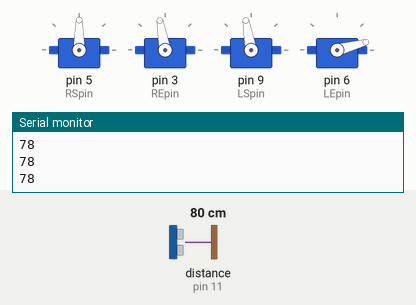
Recording of a sketch running on a simulated Arduino Uno, built with avr-gcc and run on an emulated ATmega328P. On the bench: 4 × servo, the last lines printed to the serial monitor. Wiring (inferred from the names in the program): ultrasonic range finder: trigger pin 10; echo pin 11. The inputs (shaded band) are chosen by the test bench; at power-on: distance to the obstacle (sensor on pin 11) 80 cm. The echo pulse lasts 58.3 µs per cm.

Above: at 6.2 s.
6.3 s: distance to the obstacle (sensor on pin 11) set to 2 cm
At 6.42 s:
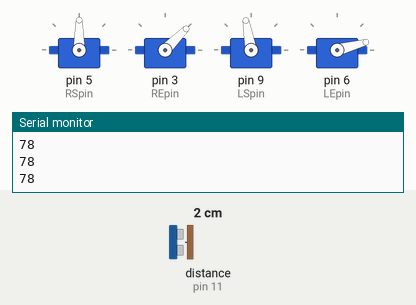
At 7.03 s:
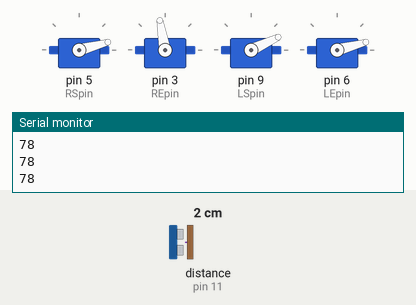
9.3 s: distance to the obstacle (sensor on pin 11) set to 9 cm
12.3 s: distance to the obstacle (sensor on pin 11) set to 12 cm
At 12.46 s:
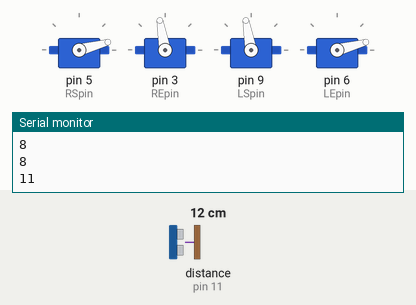
Timing chart, 0 to 21.3 s (numbered marks = the images above; inputs shaded):
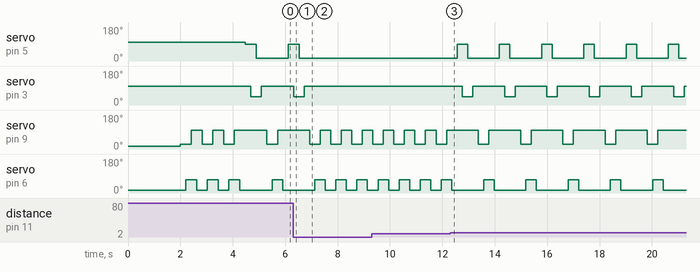

The sketch:

Clawing_Bot.ino
```cpp
#include <Servo.h>
#include <math.h>

const byte trigPin = 10;
const byte echoPin = 11;

Servo rightShoulder;
Servo rightElbow;
Servo leftShoulder;
Servo leftElbow;

const int RSpin = 5;
const int REpin = 3;
const int LSpin = 9;
const int LEpin = 6;

const int movedelay = 200;

int distance;
float duration;
int noiseCount = 0;

void setup() {
  pinMode(trigPin, OUTPUT);
  pinMode(echoPin, INPUT);      //distance sensor pins

  pinMode(RSpin, OUTPUT);
  pinMode(REpin, OUTPUT);       //shoulder/knee pins
  pinMode(LSpin, OUTPUT);
  pinMode(LEpin, OUTPUT);

  Serial.begin(9600);

  rightShoulder.attach(RSpin);
  rightElbow.attach(REpin);
  leftShoulder.attach(LSpin);
  leftElbow.attach(LEpin);

  initialize();
  delay(1000);


}

void l() {
  rightShoulder.write(90);
  distance = calculateDistance();
  delay(movedelay);
  rightElbow.write(45);
  distance = calculateDistance();
  delay(movedelay);
  rightShoulder.write(15);
  distance = calculateDistance();
  delay(movedelay);
  rightElbow.write(100);
  distance = calculateDistance();
  delay(movedelay);
}

void r() {
  leftShoulder.write(25);
  distance = calculateDistance();
  delay(movedelay);
  leftElbow.write(70);
  distance = calculateDistance();
  delay(movedelay);
  leftShoulder.write(100);
  distance = calculateDistance();
  delay(movedelay);
  leftElbow.write(15);
  distance = calculateDistance();
  delay(movedelay);
}

void walk() {
  r();
  l();
}

void initialize() {
  rightShoulder.write(100);
  rightElbow.write(100);
  leftShoulder.write(15);
  leftElbow.write(15);
  delay(1000);
}

void loop() {
  autonomous();
  //Serial.println(calculateDistance());
  //delay(80);
}

void autonomous() {
  r();

  if (calculateDistance() < 10) {
    r();
  } else {
    l();
  }

}

int calculateDistance() {
  digitalWrite(trigPin, LOW);
  delayMicroseconds(2);
  digitalWrite(trigPin, HIGH);
  delayMicroseconds(10);
  digitalWrite(trigPin, LOW);
  duration = pulseIn(echoPin, HIGH);
  int tmp = duration * 0.034 / 2;
  if (!tmp == 0) {
    int diff = abs(distance - tmp);
    if (diff < 15 || noiseCount > 5) {
      noiseCount = 0;
      distance = tmp;
    } else {
      noiseCount++;
    }
  }
  Serial.println(distance);
  return distance;
}
```

Measured:
- the behaviour switches between 10 and 11 cm on distance to the obstacle (sensor on pin 11) (found by bisection; images 2 and 3)
- after the input at 6.3 s, servo on pin 5 (RSpin): goes on until 6.5 s, then stays 15°; servo on pin 3 (REpin): goes on until 6.7 s, then stays 100°; servo on pin 9 (LSpin): alternates 100° for 0.40 s and 25° for 0.40 s, starting after 1.4 s; servo on pin 6 (LEpin): alternates 70° for 0.40 s and 15° for 0.40 s, starting after 1.6 s
- after the input at 12.3 s, servo on pin 5 (RSpin): alternates 90° for 0.40 s and 15° for 1.2 s, starting after 0.26 s; servo on pin 3 (REpin): alternates 100° for 1.2 s and 45° for 0.40 s, starting after 0.47 s
